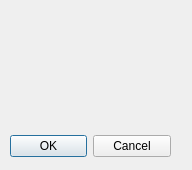
<?xml version="1.0" encoding="UTF-8"?>
<ui version="4.0">
 <class>DiffMenu</class>
 <widget class="QDialog" name="DiffMenu">
  <property name="geometry">
   <rect>
    <x>0</x>
    <y>0</y>
    <width>192</width>
    <height>170</height>
   </rect>
  </property>
  <property name="windowTitle">
   <string>Dialog</string>
  </property>
  <widget class="QDialogButtonBox" name="buttonBox">
   <property name="geometry">
    <rect>
     <x>10</x>
     <y>130</y>
     <width>161</width>
     <height>32</height>
    </rect>
   </property>
   <property name="orientation">
    <enum>Qt::Horizontal</enum>
   </property>
   <property name="standardButtons">
    <set>QDialogButtonBox::Cancel|QDialogButtonBox::Ok</set>
   </property>
  </widget>
 </widget>
 <resources/>
 <connections>
  <connection>
   <sender>buttonBox</sender>
   <signal>accepted()</signal>
   <receiver>DiffMenu</receiver>
   <slot>accept()</slot>
   <hints>
    <hint type="sourcelabel">
     <x>248</x>
     <y>254</y>
    </hint>
    <hint type="destinationlabel">
     <x>157</x>
     <y>274</y>
    </hint>
   </hints>
  </connection>
  <connection>
   <sender>buttonBox</sender>
   <signal>rejected()</signal>
   <receiver>DiffMenu</receiver>
   <slot>reject()</slot>
   <hints>
    <hint type="sourcelabel">
     <x>316</x>
     <y>260</y>
    </hint>
    <hint type="destinationlabel">
     <x>286</x>
     <y>274</y>
    </hint>
   </hints>
  </connection>
 </connections>
</ui>
